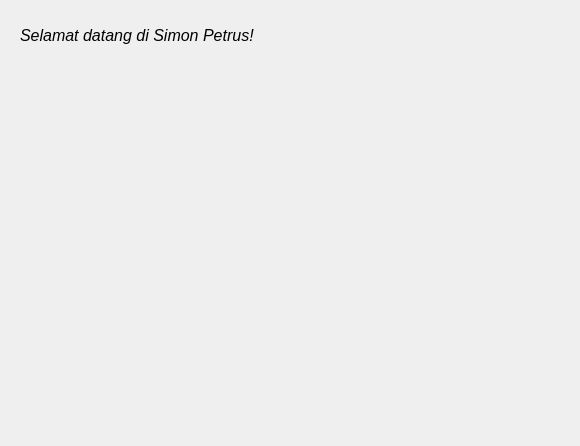
<?xml version="1.0" encoding="UTF-8"?>
<ui version="4.0">
 <class>Frame</class>
 <widget class="QFrame" name="Frame">
  <property name="geometry">
   <rect>
    <x>0</x>
    <y>0</y>
    <width>580</width>
    <height>446</height>
   </rect>
  </property>
  <property name="windowTitle">
   <string>Frame</string>
  </property>
  <widget class="QLabel" name="txt_cred_loc_2">
   <property name="geometry">
    <rect>
     <x>20</x>
     <y>20</y>
     <width>551</width>
     <height>31</height>
    </rect>
   </property>
   <property name="font">
    <font>
     <pointsize>12</pointsize>
     <italic>true</italic>
    </font>
   </property>
   <property name="text">
    <string>Selamat datang di Simon Petrus!</string>
   </property>
  </widget>
 </widget>
 <resources/>
 <connections/>
</ui>
